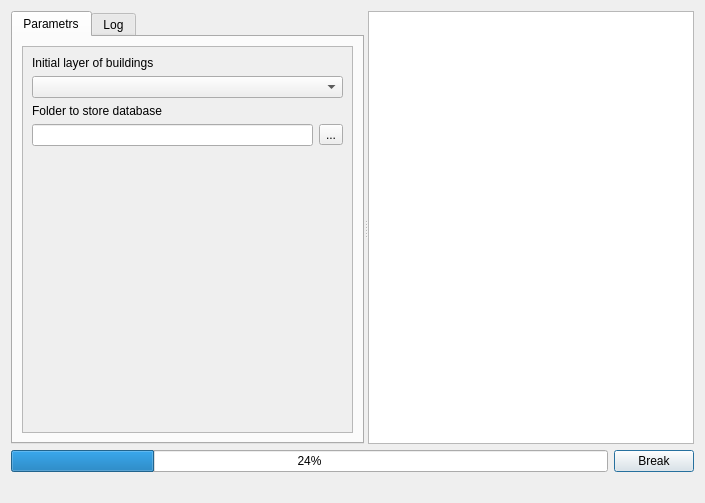
<?xml version="1.0" encoding="UTF-8"?>
<ui version="4.0">
 <class>Dialog</class>
 <widget class="QDialog" name="Dialog">
  <property name="windowModality">
   <enum>Qt::NonModal</enum>
  </property>
  <property name="geometry">
   <rect>
    <x>0</x>
    <y>0</y>
    <width>705</width>
    <height>503</height>
   </rect>
  </property>
  <property name="sizePolicy">
   <sizepolicy hsizetype="Preferred" vsizetype="Preferred">
    <horstretch>0</horstretch>
    <verstretch>0</verstretch>
   </sizepolicy>
  </property>
  <property name="windowTitle">
   <string>Dialog</string>
  </property>
  <property name="modal">
   <bool>false</bool>
  </property>
  <layout class="QVBoxLayout" name="verticalLayout">
   <property name="sizeConstraint">
    <enum>QLayout::SetDefaultConstraint</enum>
   </property>
   <item>
    <widget class="QSplitter" name="splitter">
     <property name="orientation">
      <enum>Qt::Horizontal</enum>
     </property>
     <widget class="QTabWidget" name="tabWidget">
      <property name="sizePolicy">
       <sizepolicy hsizetype="Preferred" vsizetype="Preferred">
        <horstretch>0</horstretch>
        <verstretch>0</verstretch>
       </sizepolicy>
      </property>
      <property name="currentIndex">
       <number>0</number>
      </property>
      <property name="usesScrollButtons">
       <bool>true</bool>
      </property>
      <property name="tabsClosable">
       <bool>false</bool>
      </property>
      <widget class="QWidget" name="tab">
       <property name="sizePolicy">
        <sizepolicy hsizetype="Preferred" vsizetype="Preferred">
         <horstretch>0</horstretch>
         <verstretch>0</verstretch>
        </sizepolicy>
       </property>
       <attribute name="title">
        <string>Parametrs</string>
       </attribute>
       <layout class="QHBoxLayout" name="horizontalLayout">
        <property name="sizeConstraint">
         <enum>QLayout::SetDefaultConstraint</enum>
        </property>
        <item>
         <widget class="QScrollArea" name="scrollArea">
          <property name="sizePolicy">
           <sizepolicy hsizetype="Preferred" vsizetype="Preferred">
            <horstretch>0</horstretch>
            <verstretch>0</verstretch>
           </sizepolicy>
          </property>
          <property name="layoutDirection">
           <enum>Qt::LeftToRight</enum>
          </property>
          <property name="widgetResizable">
           <bool>true</bool>
          </property>
          <widget class="QWidget" name="scrollAreaWidgetContents_2">
           <property name="geometry">
            <rect>
             <x>0</x>
             <y>0</y>
             <width>330</width>
             <height>191</height>
            </rect>
           </property>
           <property name="sizePolicy">
            <sizepolicy hsizetype="Preferred" vsizetype="Preferred">
             <horstretch>0</horstretch>
             <verstretch>0</verstretch>
            </sizepolicy>
           </property>
           <layout class="QVBoxLayout" name="verticalLayout_2">
            <property name="sizeConstraint">
             <enum>QLayout::SetDefaultConstraint</enum>
            </property>
            <item>
             <layout class="QFormLayout" name="formLayout">
              <item row="0" column="0">
               <widget class="QLabel" name="label_3">
                <property name="text">
                 <string>Initial layer of buildings</string>
                </property>
               </widget>
              </item>
              <item row="5" column="0" colspan="2">
               <layout class="QHBoxLayout" name="horizontalLayout_5"/>
              </item>
              <item row="2" column="0">
               <widget class="QLabel" name="label">
                <property name="text">
                 <string>Folder to store database</string>
                </property>
               </widget>
              </item>
              <item row="1" column="0" colspan="2">
               <widget class="QComboBox" name="cmbLayers">
                <property name="sizePolicy">
                 <sizepolicy hsizetype="Preferred" vsizetype="Maximum">
                  <horstretch>0</horstretch>
                  <verstretch>0</verstretch>
                 </sizepolicy>
                </property>
                <property name="insertPolicy">
                 <enum>QComboBox::InsertAtTop</enum>
                </property>
               </widget>
              </item>
              <item row="3" column="0" colspan="2">
               <layout class="QHBoxLayout" name="horizontalLayout_3">
                <item>
                 <widget class="QLineEdit" name="txtPathToProtocols"/>
                </item>
                <item>
                 <widget class="QToolButton" name="toolButton_protocol">
                  <property name="text">
                   <string>...</string>
                  </property>
                 </widget>
                </item>
               </layout>
              </item>
             </layout>
            </item>
           </layout>
          </widget>
         </widget>
        </item>
       </layout>
      </widget>
      <widget class="QWidget" name="tab_2">
       <attribute name="title">
        <string>Log</string>
       </attribute>
       <layout class="QVBoxLayout" name="verticalLayout_3">
        <item>
         <widget class="QTextBrowser" name="textLog"/>
        </item>
       </layout>
      </widget>
     </widget>
     <widget class="QPlainTextEdit" name="textInfo">
      <property name="readOnly">
       <bool>true</bool>
      </property>
     </widget>
    </widget>
   </item>
   <item>
    <layout class="QHBoxLayout" name="horizontalLayout_2">
     <item>
      <widget class="QProgressBar" name="progressBar">
       <property name="value">
        <number>24</number>
       </property>
      </widget>
     </item>
     <item>
      <widget class="QPushButton" name="btnBreakOn">
       <property name="text">
        <string>Break</string>
       </property>
      </widget>
     </item>
    </layout>
   </item>
   <item>
    <layout class="QHBoxLayout" name="horizontalLayout_4">
     <item>
      <widget class="QLabel" name="lblMessages">
       <property name="sizePolicy">
        <sizepolicy hsizetype="Minimum" vsizetype="Minimum">
         <horstretch>0</horstretch>
         <verstretch>0</verstretch>
        </sizepolicy>
       </property>
       <property name="lineWidth">
        <number>0</number>
       </property>
       <property name="text">
        <string/>
       </property>
      </widget>
     </item>
     <item alignment="Qt::AlignRight">
      <widget class="QDialogButtonBox" name="buttonBox">
       <property name="standardButtons">
        <set>QDialogButtonBox::NoButton</set>
       </property>
       <property name="centerButtons">
        <bool>true</bool>
       </property>
      </widget>
     </item>
    </layout>
   </item>
  </layout>
 </widget>
 <tabstops>
  <tabstop>textInfo</tabstop>
  <tabstop>tabWidget</tabstop>
  <tabstop>btnBreakOn</tabstop>
  <tabstop>textLog</tabstop>
 </tabstops>
 <resources/>
 <connections/>
</ui>
